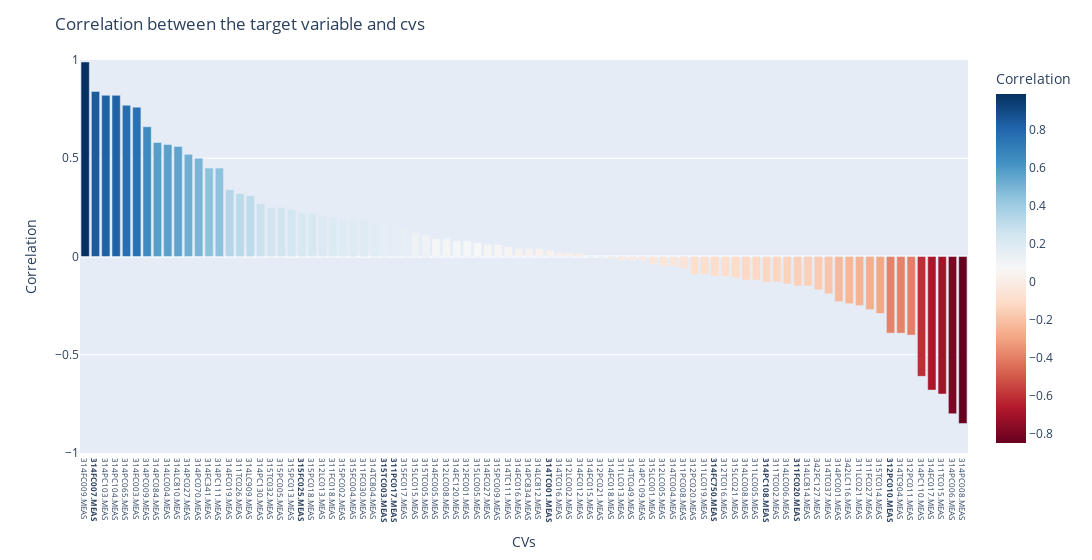

This figure's notebook cell:
### Code cell
import plotly.express as px
# calculate the correlation between the target variable and cvs in effective_new_cvs, and plot the correlation using plotly bar chart
corr = df[effective_new_cvs + [cfg.target_variable]].corr()[cfg.target_variable].sort_values(ascending=False)
corr = corr.reset_index().rename(columns={'index': 'CVs', cfg.target_variable: 'Correlation'})
corr['Correlation'] = corr['Correlation'].round(2)
# remove the target variable from corr
corr = corr[corr['CVs'] != cfg.target_variable]

fig = px.bar(corr, x='CVs', y='Correlation', color='Correlation', color_continuous_scale='RdBu')
fig.update_layout(title='Correlation between the target variable and cvs')
# set the size of the figure larger, to show all xticks
fig.update_layout(width=1200)
# set the font size of xticks smaller
fig.update_xaxes(tickfont=dict(size=8))
# highlight the colored tags in xticks
fig.update_xaxes(tickmode='array', tickvals=corr['CVs'], ticktext=['<b>' + col + '</b>' if col in colored_tags else col for col in corr['CVs']])
# make the effective_original_selected_cvs font red in xticks
# fig.update_xaxes(tickmode='array', tickvals=corr['CVs'], ticktext=['<font color="red">' + col + '</font>' if col in effective_original_selected_cvs else col for col in corr['CVs']])

# set the y axis range to [-1, 1]
fig.update_yaxes(range=[-1, 1])

# save the figure as html
fig.write_html('../result/correlation_between_target_variable_and_cvs.html')


fig.show()

### Figure 1 — Plotly figure (JSON) as saved in the notebook; plotly's stock layout.template omitted (floating-point values rounded to 4 significant figures)
{"data": [{"alignmentgroup": "True", "hovertemplate": "CVs=%{x}<br>Correlation=%{marker.color}<extra></extra>", "legendgroup": "", "marker": {"color": [0.99, 0.84, 0.82, 0.82, 0.77, 0.76, 0.66, 0.58, 0.57, 0.56, 0.52, 0.5, 0.45, 0.45, 0.34, 0.32, 0.31, 0.27, 0.25, 0.25, 0.24, 0.22, 0.22, 0.21, 0.2, 0.19, 0.19, 0.19, 0.17, 0.16, 0.16, 0.15, 0.12, 0.11, 0.09, 0.09, 0.08, 0.08, 0.07, 0.06, 0.06, 0.05, 0.04, 0.04, 0.04, 0.03, 0.02, 0.02, 0.02, 0, 0, -0.01, -0.02, -0.02, -0.02, -0.04, -0.05, -0.05, -0.06, -0.09, -0.09, -0.1, -0.1, -0.11, -0.12, -0.12, -0.13, -0.13, -0.14, -0.15, -0.15, -0.17, -0.19, -0.23, -0.24, -0.25, -0.27, -0.29, -0.39, -0.39, -0.4, -0.61, -0.68, -0.7, -0.8, -0.85], "coloraxis": "coloraxis", "pattern": {"shape": ""}}, "name": "", "offsetgroup": "", "orientation": "v", "showlegend": false, "textposition": "auto", "type": "bar", "x": ["314FC009.MEAS", "314FC007.MEAS", "314PC103.MEAS", "314PC104.MEAS", "314PC065.MEAS", "314FC003.MEAS", "314PC009.MEAS", "314PC084.MEAS", "314LC004.MEAS", "314LC810.MEAS", "314PC027.MEAS", "314PC070.MEAS", "314FC341.MEAS", "314PC111.MEAS", "314FC019.MEAS", "311TC026.MEAS", "314LC909.MEAS", "314PC130.MEAS", "315TC032.MEAS", "315PC005.MEAS", "315PC013.MEAS", "315FC025.MEAS", "315PC018.MEAS", "312LC013.MEAS", "311FC018.MEAS", "315PC002.MEAS", "315FC004.MEAS", "311FC030.MEAS", "314TC804.MEAS", "315TC003.MEAS", "311PC017.MEAS", "315FC017.MEAS", "315LC015.MEAS", "315TC005.MEAS", "314FC005.MEAS", "312LC008.MEAS", "314FC120.MEAS", "312FC001.MEAS", "315LC005.MEAS", "314FC027.MEAS", "315PC009.MEAS", "314TC111.MEAS", "314FC016.MEAS", "314PC834.MEAS", "314LC812.MEAS", "314TC001.MEAS", "314TC016.MEAS", "312LC002.MEAS", "314FC012.MEAS", "314FC015.MEAS", "312PC021.MEAS", "314FC018.MEAS", "311LC013.MEAS", "314TC049.MEAS", "314PC109.MEAS", "315LC001.MEAS", "312LC005.MEAS", "314TC004.MEAS", "311PC008.MEAS", "312PC020.MEAS", "311LC019.MEAS", "314FC750.MEAS", "312TC016.MEAS", "315LC021.MEAS", "314LC008.MEAS", "311LC005.MEAS", "314PC108.MEAS", "311TC002.MEAS", "314LC006.MEAS", "311FC020.MEAS", "314LC814.MEAS", "342FC127.MEAS", "314TC037.MEAS", "314PC001.MEAS", "342LC116.MEAS", "311LC021.MEAS", "311FC027.MEAS", "315TC014.MEAS", "312PC010.MEAS", "314TC904.MEAS", "312PC011.MEAS", "314PC110.MEAS", "314FC017.MEAS", "311TC015.MEAS", "314PC006.MEAS", "314PC008.MEAS"], "xaxis": "x", "y": [0.99, 0.84, 0.82, 0.82, 0.77, 0.76, 0.66, 0.58, 0.57, 0.56, 0.52, 0.5, 0.45, 0.45, 0.34, 0.32, 0.31, 0.27, 0.25, 0.25, 0.24, 0.22, 0.22, 0.21, 0.2, 0.19, 0.19, 0.19, 0.17, 0.16, 0.16, 0.15, 0.12, 0.11, 0.09, 0.09, 0.08, 0.08, 0.07, 0.06, 0.06, 0.05, 0.04, 0.04, 0.04, 0.03, 0.02, 0.02, 0.02, 0, 0, -0.01, -0.02, -0.02, -0.02, -0.04, -0.05, -0.05, -0.06, -0.09, -0.09, -0.1, -0.1, -0.11, -0.12, -0.12, -0.13, -0.13, -0.14, -0.15, -0.15, -0.17, -0.19, -0.23, -0.24, -0.25, -0.27, -0.29, -0.39, -0.39, -0.4, -0.61, -0.68, -0.7, -0.8, -0.85], "yaxis": "y"}], "layout": {"barmode": "relative", "coloraxis": {"colorbar": {"title": {"text": "Correlation"}}, "colorscale": [[0, "rgb(103,0,31)"], [0.1, "rgb(178,24,43)"], [0.2, "rgb(214,96,77)"], [0.3, "rgb(244,165,130)"], [0.4, "rgb(253,219,199)"], [0.5, "rgb(247,247,247)"], [0.6, "rgb(209,229,240)"], [0.7, "rgb(146,197,222)"], [0.8, "rgb(67,147,195)"], [0.9, "rgb(33,102,172)"], [1, "rgb(5,48,97)"]]}, "legend": {"tracegroupgap": 0}, "margin": {"t": 60}, "title": {"text": "Correlation between the target variable and cvs"}, "width": 1200, "xaxis": {"anchor": "y", "domain": [0, 1], "tickfont": {"size": 8}, "tickmode": "array", "ticktext": ["314FC009.MEAS", "<b>314FC007.MEAS</b>", "314PC103.MEAS", "314PC104.MEAS", "314PC065.MEAS", "314FC003.MEAS", "314PC009.MEAS", "314PC084.MEAS", "314LC004.MEAS", "314LC810.MEAS", "314PC027.MEAS", "314PC070.MEAS", "314FC341.MEAS", "314PC111.MEAS", "314FC019.MEAS", "311TC026.MEAS", "314LC909.MEAS", "314PC130.MEAS", "315TC032.MEAS", "315PC005.MEAS", "315PC013.MEAS", "<b>315FC025.MEAS</b>", "315PC018.MEAS", "312LC013.MEAS", "311FC018.MEAS", "315PC002.MEAS", "315FC004.MEAS", "311FC030.MEAS", "314TC804.MEAS", "<b>315TC003.MEAS</b>", "<b>311PC017.MEAS</b>", "315FC017.MEAS", "315LC015.MEAS", "315TC005.MEAS", "314FC005.MEAS", "312LC008.MEAS", "314FC120.MEAS", "312FC001.MEAS", "315LC005.MEAS", "314FC027.MEAS", "315PC009.MEAS", "314TC111.MEAS", "314FC016.MEAS", "314PC834.MEAS", "314LC812.MEAS", "<b>314TC001.MEAS</b>", "314TC016.MEAS", "312LC002.MEAS", "314FC012.MEAS", "314FC015.MEAS", "312PC021.MEAS", "314FC018.MEAS", "311LC013.MEAS", "314TC049.MEAS", "314PC109.MEAS", "315LC001.MEAS", "312LC005.MEAS", "314TC004.MEAS", "311PC008.MEAS", "312PC020.MEAS", "311LC019.MEAS", "<b>314FC750.MEAS</b>", "312TC016.MEAS", "315LC021.MEAS", "314LC008.MEAS", "311LC005.MEAS", "<b>314PC108.MEAS</b>", "311TC002.MEAS", "314LC006.MEAS", "<b>311FC020.MEAS</b>", "314LC814.MEAS", "342FC127.MEAS", "314TC037.MEAS", "314PC001.MEAS", "342LC116.MEAS", "311LC021.MEAS", "311FC027.MEAS", "315TC014.MEAS", "<b>312PC010.MEAS</b>", "314TC904.MEAS", "312PC011.MEAS", "314PC110.MEAS", "314FC017.MEAS", "311TC015.MEAS", "314PC006.MEAS", "314PC008.MEAS"], "tickvals": ["314FC009.MEAS", "314FC007.MEAS", "314PC103.MEAS", "314PC104.MEAS", "314PC065.MEAS", "314FC003.MEAS", "314PC009.MEAS", "314PC084.MEAS", "314LC004.MEAS", "314LC810.MEAS", "314PC027.MEAS", "314PC070.MEAS", "314FC341.MEAS", "314PC111.MEAS", "314FC019.MEAS", "311TC026.MEAS", "314LC909.MEAS", "314PC130.MEAS", "315TC032.MEAS", "315PC005.MEAS", "315PC013.MEAS", "315FC025.MEAS", "315PC018.MEAS", "312LC013.MEAS", "311FC018.MEAS", "315PC002.MEAS", "315FC004.MEAS", "311FC030.MEAS", "314TC804.MEAS", "315TC003.MEAS", "311PC017.MEAS", "315FC017.MEAS", "315LC015.MEAS", "315TC005.MEAS", "314FC005.MEAS", "312LC008.MEAS", "314FC120.MEAS", "312FC001.MEAS", "315LC005.MEAS", "314FC027.MEAS", "315PC009.MEAS", "314TC111.MEAS", "314FC016.MEAS", "314PC834.MEAS", "314LC812.MEAS", "314TC001.MEAS", "314TC016.MEAS", "312LC002.MEAS", "314FC012.MEAS", "314FC015.MEAS", "312PC021.MEAS", "314FC018.MEAS", "311LC013.MEAS", "314TC049.MEAS", "314PC109.MEAS", "315LC001.MEAS", "312LC005.MEAS", "314TC004.MEAS", "311PC008.MEAS", "312PC020.MEAS", "311LC019.MEAS", "314FC750.MEAS", "312TC016.MEAS", "315LC021.MEAS", "314LC008.MEAS", "311LC005.MEAS", "314PC108.MEAS", "311TC002.MEAS", "314LC006.MEAS", "311FC020.MEAS", "314LC814.MEAS", "342FC127.MEAS", "314TC037.MEAS", "314PC001.MEAS", "342LC116.MEAS", "311LC021.MEAS", "311FC027.MEAS", "315TC014.MEAS", "312PC010.MEAS", "314TC904.MEAS", "312PC011.MEAS", "314PC110.MEAS", "314FC017.MEAS", "311TC015.MEAS", "314PC006.MEAS", "314PC008.MEAS"], "title": {"text": "CVs"}}, "yaxis": {"anchor": "x", "domain": [0, 1], "range": [-1, 1], "title": {"text": "Correlation"}}}}
